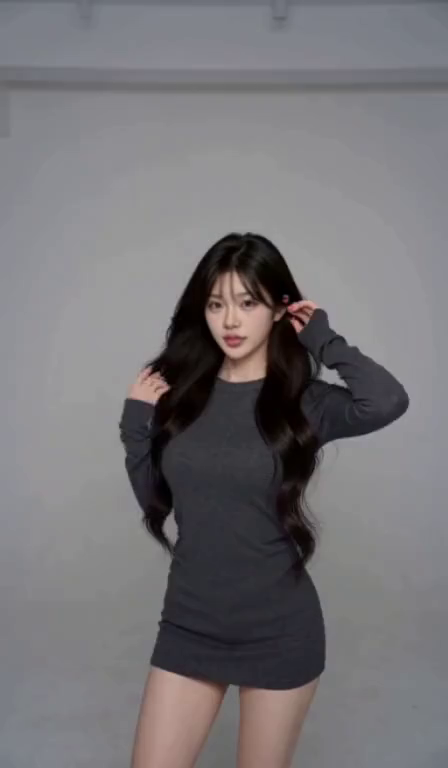
#> input picture tools/_scratch_h3/_chk_h3v5_00001_.mp4_f000.png, 448 x 768 px
$ python -i demosaic_faceswap_v2.py   (imports and definitions only)   (older library calls are emulated)
#> lines starting #> are read from the running program, lines starting #| are printed output that depends on the picture; after the words box and inside, x2 and y2 are one past the last pixel; in counts of white or black regions, pixels touching at a corner belong together
#> further down, picture is the input picture: shape (768, 448, 3); mean B, G, R 118.6, 115.6, 117.9
"""
阮胺视频去马赛克 + 换脸管线 v2
================================
优化版：关键帧处理 + 色彩校正 + 边缘融合

管线步骤:
  1. OpenCV Telea inpaint 填充马赛克
  2. SDXL img2img (denoise=0.75) 生成面部
  3. ReActor 换脸 + GFPGAN
  4. 色彩校正（匹配肤色）
  5. SDXL img2img (denoise=0.30) 融合边缘
  6. 光流插值中间帧 → 合成视频

用法:
    python tools/demosaic_faceswap_v2.py \
        --input input/阮胺/xxx.mp4 \
        --face input/face_swap_source.png \
        --output output/xxx_final.mp4 \
        [--keyframe-fps 1] [--denoise 0.75] [--seed 42] \
        [--skip-existing] [--keyframes-only]
"""

import argparse
import json
import os
import subprocess
import sys
import time
import urllib.request
import uuid
from pathlib import Path

import cv2
import numpy as np

COMFYUI_URL = "http://127.0.0.1:8188"


# ─── ComfyUI API ──────────────────────────────────────────────────────────────

# [58 lines left out: functions upload_image, submit_and_wait, copy_output, not called in this run]


# ─── Mosaic Detection ─────────────────────────────────────────────────────────

def detect_mosaic_mask(frame):
    h, w = frame.shape[:2]
#> h = 768; w = 448
    gray = cv2.cvtColor(frame, cv2.COLOR_BGR2GRAY)
    sobelx = cv2.Sobel(gray, cv2.CV_64F, 1, 0, ksize=3)
    sobely = cv2.Sobel(gray, cv2.CV_64F, 0, 1, ksize=3)
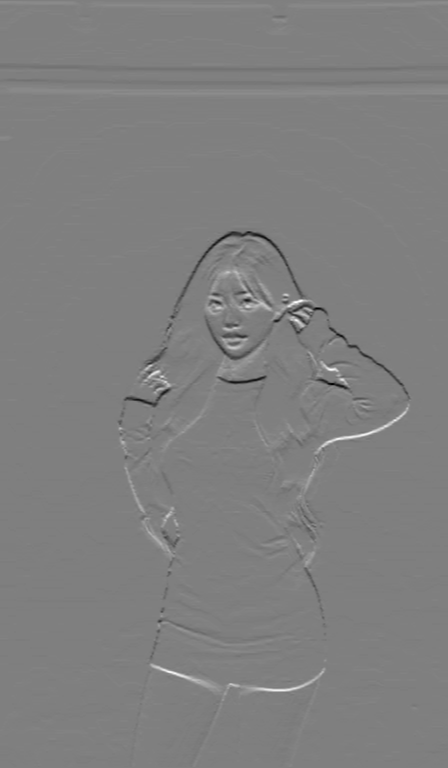
#> sobely: shape (768, 448) float64; min -421, max 420, mean 0.1; drawn with min black and max white
    mag = np.sqrt(sobelx**2 + sobely**2)
    mag_norm = (mag / mag.max() * 255).astype(np.uint8)
    _, high = cv2.threshold(mag_norm, 35, 255, cv2.THRESH_BINARY)
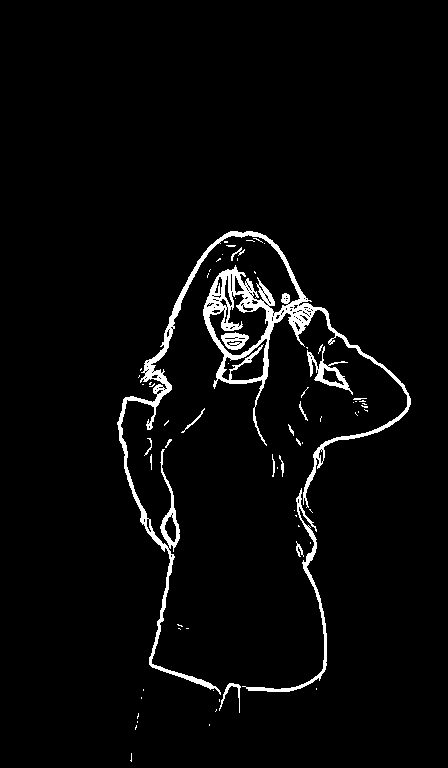
#> high: shape (768, 448); 3.4% white; 69 white regions (53 under 20 px), largest, box (x1, y1, x2, y2) and area: (117, 231, 411, 695) 9066, (242, 488, 327, 692) 1035, (307, 346, 353, 395) 548
    k = np.ones((15, 15), np.uint8)
    closed = cv2.morphologyEx(high, cv2.MORPH_CLOSE, k)
#> closed: shape (768, 448); 5.9% white; 14 white regions (5 under 20 px), largest, box (x1, y1, x2, y2) and area: (117, 231, 411, 713) 19552, (272, 454, 284, 477) 226, (353, 398, 368, 416) 194
    head_region = closed[:h // 2, :]
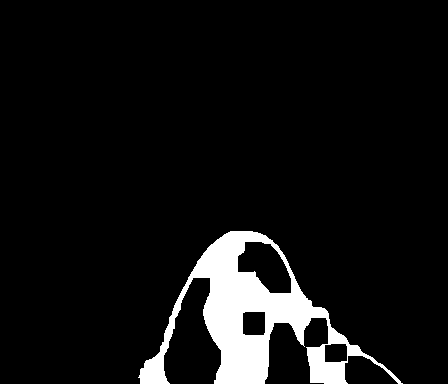
#> head_region: shape (384, 448); 7.1% white; 1 white region
    contours, _ = cv2.findContours(head_region, cv2.RETR_EXTERNAL, cv2.CHAIN_APPROX_SIMPLE)
#> contours = 1 contour; box (x1, y1, x2, y2) and area: (138, 231, 403, 384) 14405
    if not contours:
        mask = np.zeros((h, w), dtype=np.uint8)
        cv2.ellipse(mask, (w // 2, h // 3), (w // 4, h // 5), 0, 0, 360, 255, -1)
        return mask, "unknown", mask
    biggest = max(contours, key=cv2.contourArea)
#> biggest = contour of 426 points, box (x1, y1, x2, y2) (138, 231, 403, 384), area 14405
    x, y, cw, ch = cv2.boundingRect(biggest)
#> x = 138; y = 231; cw = 265; ch = 153
    # 扩大区域：覆盖整个面部（不只是马赛克部分）
    mcx, mcy = x + cw // 2, y + ch // 2
#> mcx = 270; mcy = 307
    # 扩展 60% 确保覆盖完整面部
    rx, ry = int(cw * 0.8), int(ch * 0.8)
#> rx = 212; ry = 122
    # 创建二值 mask（无高斯模糊）
    mask = np.zeros((h, w), dtype=np.uint8)
    cv2.ellipse(mask, (mcx, mcy), (rx, ry), 0, 0, 360, 255, -1)
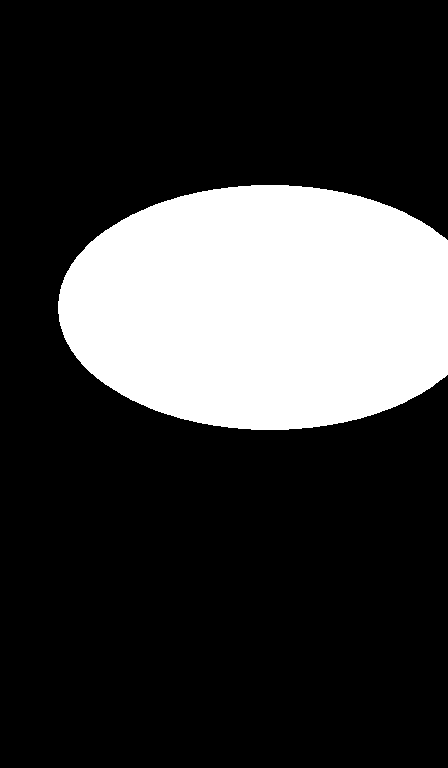
#> mask: shape (768, 448); 22.8% white; 1 white region, box (x1, y1, x2, y2) and area: (58, 185, 448, 430) 78522
    # 扩展到颈部
    neck_y2 = min(h, mcy + ry + int(h * 0.15))
#> neck_y2 = 544
    cv2.ellipse(mask, (mcx, (mcy + neck_y2) // 2), (rx, (neck_y2 - mcy) // 2 + 10), 0, 0, 360, 255, -1)
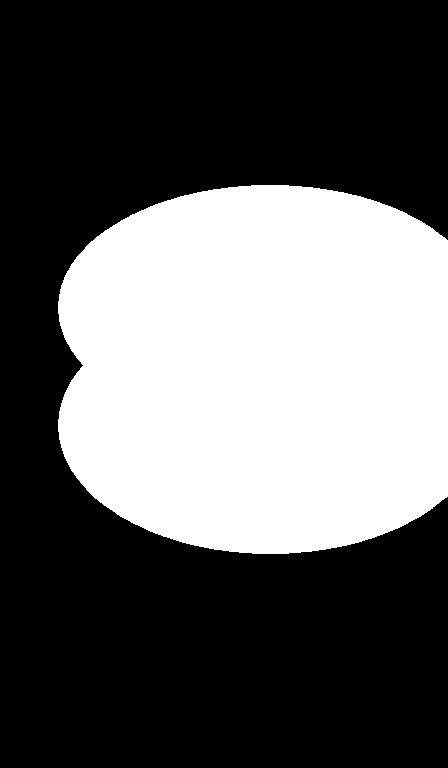
#> mask: shape (768, 448); 36.5% white; 1 white region, box (x1, y1, x2, y2) and area: (58, 185, 448, 554) 125495
    # 创建渐变版用于融合
    blend_mask = cv2.GaussianBlur(mask, (31, 31), 15)
    roi = gray[y:y + ch, x:x + cw]
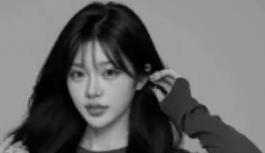
#> roi: shape (153, 265); min 0, max 191, mean 102
    roi_lap = np.abs(cv2.Laplacian(roi, cv2.CV_64F))
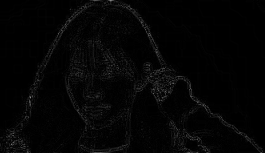
#> roi_lap: shape (153, 265) float64; min 0, max 134, mean 4.6
    mosaic_type = "B" if np.mean(roi_lap) > 20 else "A"
#> mosaic_type = 'A'
    return mask, mosaic_type, blend_mask


# ─── Pipeline Steps ───────────────────────────────────────────────────────────

# [325 lines left out: functions step_telea, step_sdxl_img2img, step_reactor, step_color_correct, step_blend, create_blend_mask and 1 more, not called in this run]


# [2 lines not run here, left out]

>>> import cv2
>>> picture = cv2.imread('_scratch_h3/_chk_h3v5_00001_.mp4_f000.png')
>>> result = detect_mosaic_mask(picture)

$ run again, on tools/compare/swapped_1.png
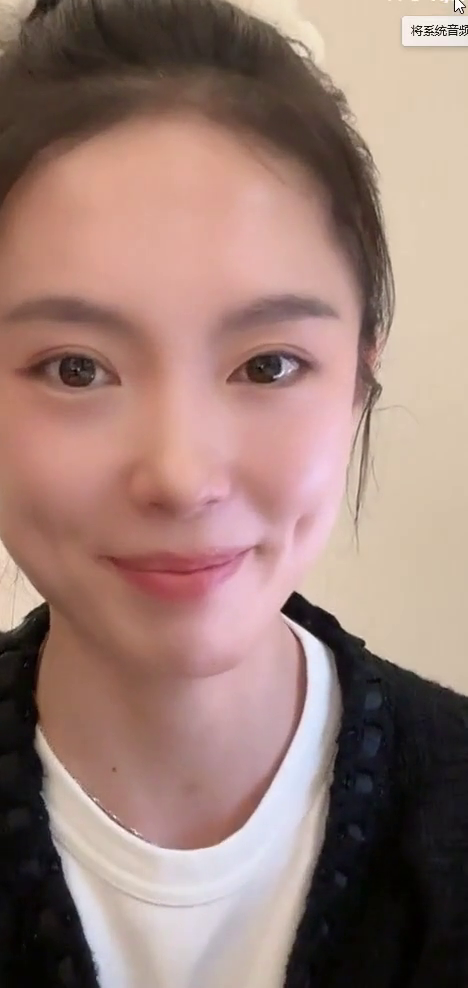
#> input picture tools/compare/swapped_1.png, 468 x 988 px
#> picture is the input picture: shape (988, 468, 3); mean B, G, R 119, 127.2, 155.7
#> in detect_mosaic_mask, `_, high = cv2.threshold(mag_norm, 35, 255, cv2.THRESH_BINARY)`:
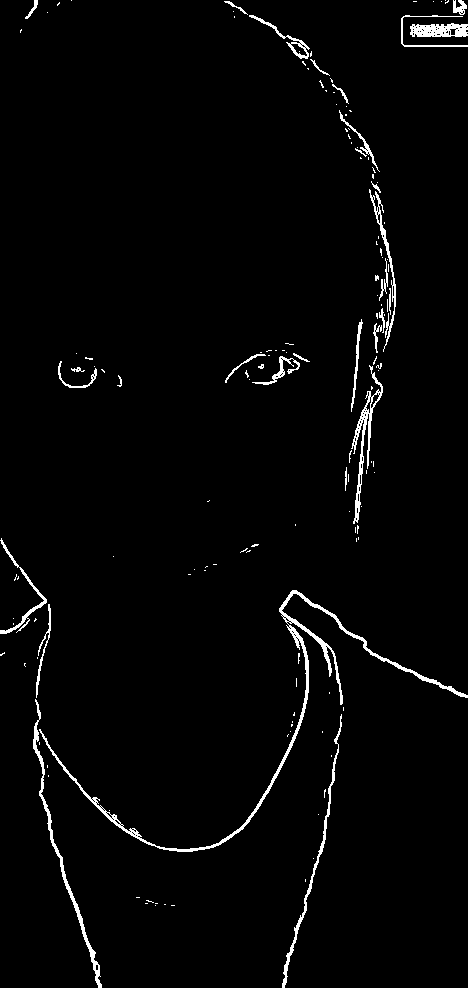
#> high: shape (988, 468); 2.2% white in thin lines or dots
#> closed: shape (988, 468); 4.6% white; 22 white regions (11 under 20 px), largest, box (x1, y1, x2, y2) and area: (0, 538, 468, 988) 8349, (224, 0, 396, 542) 7571, (401, 0, 468, 47) 2701
#> head_region: shape (494, 468); 5.5% white; 8 white regions (1 under 20 px)
#> contours = 8 contours, 2 with area under 20; largest, box (x1, y1, x2, y2) and area: (224, 0, 396, 494) 7140, (401, 0, 468, 47) 2577, (225, 343, 310, 385) 1579, (58, 353, 105, 388) 938, (25, 0, 48, 19) 72, (117, 375, 122, 387) 36
#> biggest = contour of 413 points, box (x1, y1, x2, y2) (224, 0, 396, 494), area 7140
#> x = 224; y = 0; cw = 172; ch = 494
#> mcx = 310; mcy = 247
#> rx = 137; ry = 395
#> neck_y2 = 790
#> in detect_mosaic_mask, `roi_lap = np.abs(cv2.Laplacian(roi, cv2.CV_64F))`:
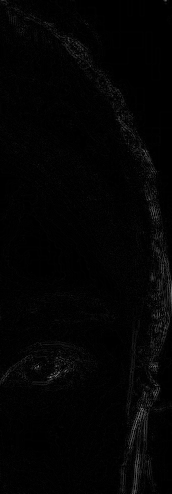
#> roi_lap: shape (494, 172) float64; min 0, max 124, mean 3.7
#> mosaic_type = 'A'
